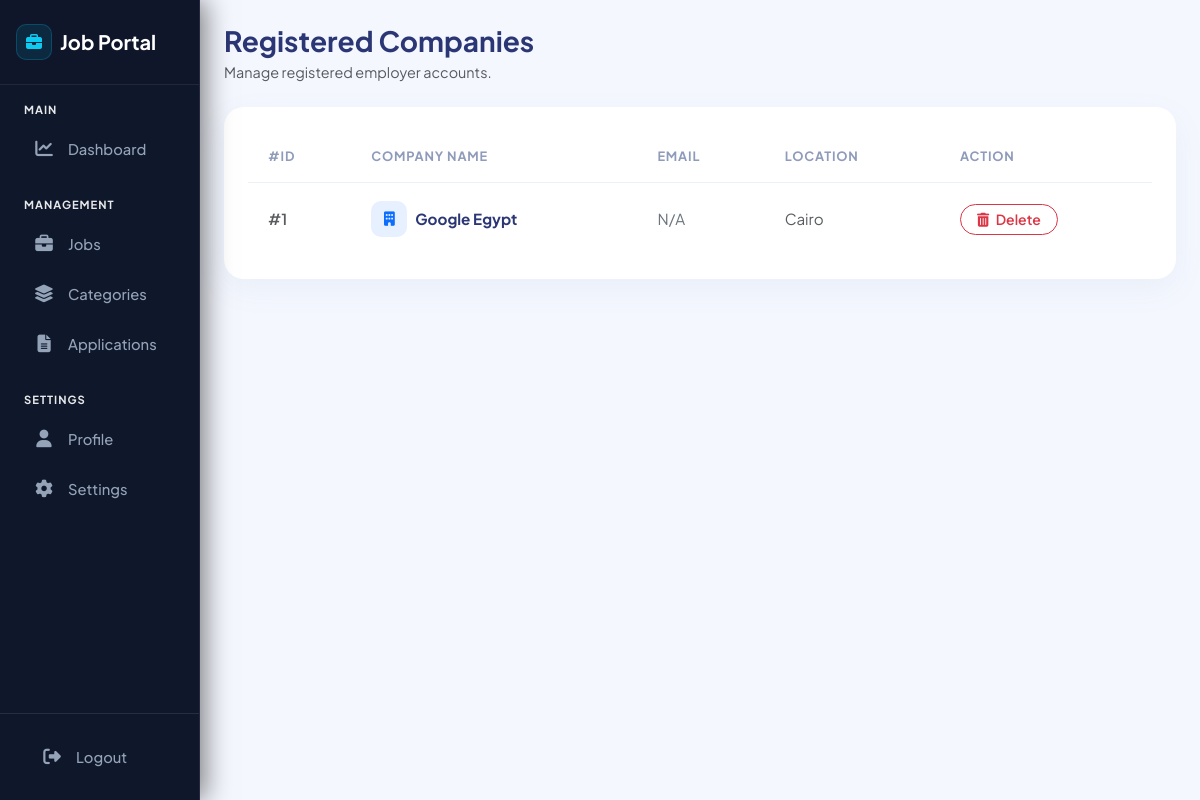
Page /admin/companies.php on the earlier database version.
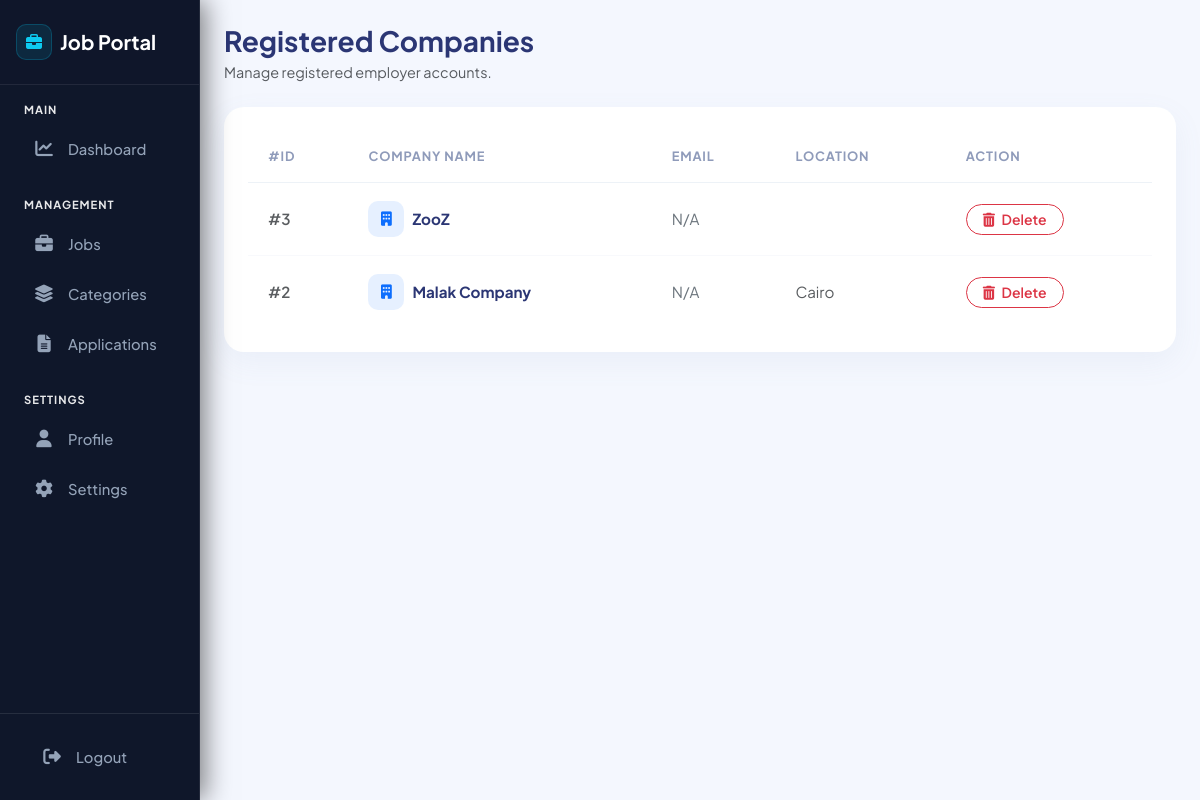
Same page on the later database version.
### tables this page shows
CREATE TABLE `companies` (
  `id` int(11) NOT NULL,
  `user_id` int(11) NOT NULL,
  `company_name` varchar(100) NOT NULL,
  `description` text DEFAULT NULL,
  `website` varchar(255) DEFAULT NULL,
  `location` varchar(100) DEFAULT NULL,
  `logo` varchar(255) DEFAULT NULL,
  `created_at` timestamp NOT NULL DEFAULT current_timestamp()
);

### admin/companies.php (the view, shortened to what this page needs)
<?php
include '../includes/db.php';
$companies = [];
if ($conn) {
    try {
        $res = $conn->query("SELECT * FROM companies ORDER BY id DESC");
        if ($res) { $companies = $res->fetch_all(MYSQLI_ASSOC); }
    } catch (Exception $e) { $companies = []; }
}
?>
<!DOCTYPE html>
<html lang="en">
<head>
    <link href="https://cdn.jsdelivr.net/npm/bootstrap@5.3.0/dist/css/bootstrap.min.css" rel="stylesheet">
    <link rel="stylesheet" href="https://cdnjs.cloudflare.com/ajax/libs/font-awesome/6.4.0/css/all.min.css">
    <link rel="stylesheet" href="../assets/css/users.css?v=<?php echo time(); ?>">
</head>
<body>
<div class="container-fluid p-0">
    <div class="row g-0">
        <?php include 'sidebar.php'; ?>
        <div class="col-md-10 p-4">
            <div class="mb-4">
                <h3 class="fw-bold mb-1" style="color: #2b3674; font-size: 1.75rem;">Registered Companies</h3>
                <p class="text-muted small mb-0" style="font-size: 0.9rem;">Manage registered employer accounts.</p>
            </div>
            <div class="table-card p-4">
                <div class="table-responsive">
                    <table class="table align-middle mb-0">
                        <thead>
                            <tr>
                                <th>#ID</th>
                                <th>Company Name</th>
                                <th>Email</th>
                                <th>Location</th>
                                <th>Action</th>
                            </tr>
                        </thead>
                        <tbody>
                            <?php if (!empty($companies)): foreach ($companies as $comp): ?>
                            <tr>
                                <td class="text-muted fw-semibold">#<?= $comp['id'] ?></td>
                                <td>
                                    <div class="d-flex align-items-center gap-2">
                                        <div class="company-icon"><i class="fa-solid fa-building"></i></div>
                                        <span class="fw-bold" style="color: #2b3674;"><?= htmlspecialchars($comp['company_name'] ?? 'N/A') ?></span>
                                    </div>
                                </td>
                                <td class="text-secondary"><?= htmlspecialchars($comp['email'] ?? 'N/A') ?></td>
                                <td class="text-muted"><?= htmlspecialchars($comp['location'] ?? 'Not specified') ?></td>
                                <td>
                                    <a href="companies.php?delete=<?= $comp['id'] ?>" class="btn btn-sm btn-outline-danger rounded-pill px-3 py-1 fw-semibold" onclick="return confirm('Delete this company?');">
                                        <i class="fa-solid fa-trash-can me-1"></i> Delete
                                    </a>
                                </td>
                            </tr>
                            <?php endforeach; else: ?>
                            <tr><td colspan="5" class="text-center text-muted py-4">No companies found.</td></tr>
                            <?php endif; ?>
                        </tbody>
                    </table>
                </div>
            </div>
        </div>
    </div>
</div>
</body>
</html>

Differences in the rows shown:
removed companies: id "1", company_name "Google Egypt", email "N/A", location "Cairo"
added companies: id "3", company_name "ZooZ", email "N/A"
added companies: id "2", company_name "Malak Company", email "N/A", location "Cairo"
